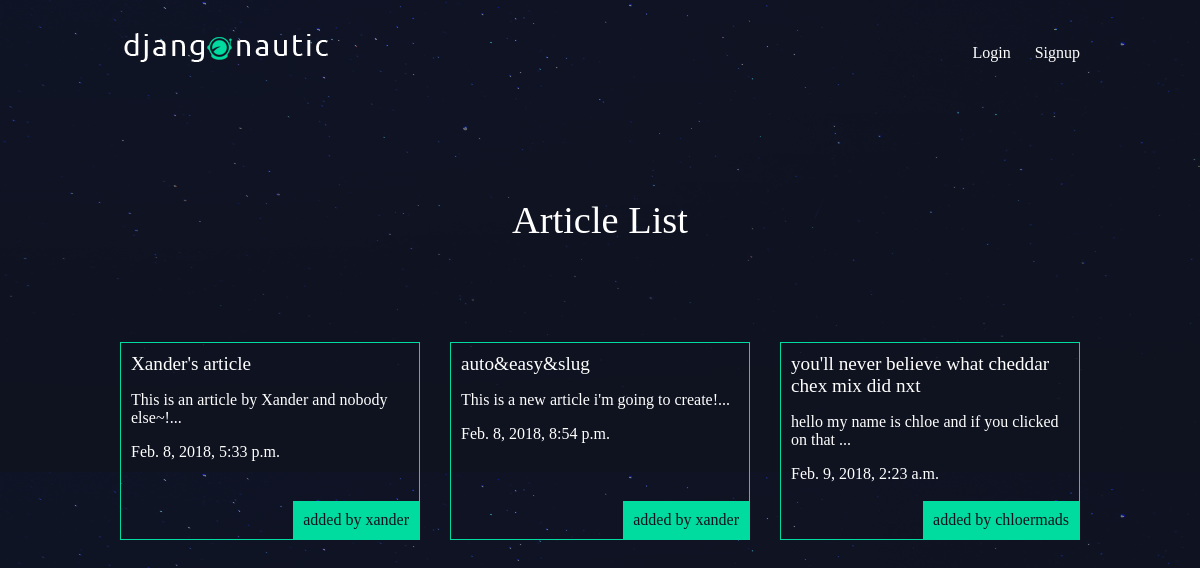
The app's page /articles/ with its own data.
### articles/models.py (models this page shows, shortened)
class Article(models.Model):
    title = models.CharField(max_length=100)
    body = models.TextField()
    slug = models.SlugField()
    date = models.DateTimeField(auto_now_add=True)
    thumbnail = models.ImageField(default='default.png', blank=True)
    author = models.ForeignKey(User, default=None)
    def snippet(self):
        return(self.body[:50] + "...")

### articles/views.py (the view)
def article_list(request):
    articles = Article.objects.all().order_by('date')
    return(render(request, 'articles/article_list.html', {'articles' : articles}))

### articles/templates/articles/article_list.html
{% extends 'base_layout.html' %}
{% block content %}
    <h1>Article List</h1>
    <div class="articles">
        {% for article in articles %}
        <div class="article">
            <h2>
                <a href="{% url 'articles:detail' slug=article.slug %}">{{ article.title }}</a>
            </h2>
            <p>{{ article.snippet }}</p>
            <p>{{ article.date }}</p>
            <p class='author'>added by {{ article.author.username }}</p>
        </div>
        {% endfor %}
    </div>
{% endblock %}

### templates/base_layout.html (shortened to what this page needs)
{% load static from staticfiles %}
<!DOCTYPE html>
<html>
    <head>
        <link rel="stylesheet" href="{% static 'styles.css' %}">
    </head>
    <body>
        <header class="wrapper">
            <h1>
                <a href="{% url 'home' %}">
                    <img src="{% static 'logo.png' %}" alt="django playlist" />
                </a>
            </h1>
            <nav>
                <ul>
                    {% if user.is_authenticated %}
                        <li>
                            <form class="logout-link" action="{% url 'accounts:logout' %}" method="post">
                                {% csrf_token %}
                                <button type="submit">Logout</button>
                            </form>
                        </li>
                        <li>
                            <a href="{% url 'articles:create' %}" class="highlight">New Article</a>
                        </li>
                    {% else %}
                        <li>
                            <a href="{% url 'accounts:login' %}">Login</a>
                        </li>
                        <li>
                            <a href="{% url 'accounts:signup' %}">Signup</a>
                        </li>
                    {% endif%}
                </ul>
            </nav>
        </header>
        <div class="wrapper">
            {% block content %} {% endblock %}
        </div>
    </body>
</html>

### assets/styles.css (style rules this page uses)
body { background-color: #0f121f; background-image: url(/static/stars.png); background-repeat-y: no-repeat; color: #fff; }
body * { font-family: Ubuntu; }
h1, h2, h3, h4, h5 { font-weight: normal; margin: 0; }
a, a:hover, a:visited { color: #fff; text-decoration: none; }
.wrapper { max-width: 960px; margin: 0 auto; }
div.wrapper > h1 { text-align: center; margin: 100px auto; font-size: 2.4em }
header { display: grid; grid-template-columns: 1fr 1fr; padding: 20px 0; }
nav { justify-self: end; }
nav li { display: inline-block; list-style-type: none; margin-left: 20px; }
.articles { display: grid; grid-template-columns: 1fr 1fr 1fr; grid-gap: 30px; }
.article { padding: 10px; border: 1px solid #00dba0; position: relative; padding-bottom: 40px; }
.article h2 { font-size: 1.2em; }
.article .author { padding: 10px; background: #00dba0; position: absolute; right: 0; bottom: 0; margin: 0; color: #0f121f; }

### records on screen
Article: title "Xander's article", snippet "This is an article by Xander and nobody else~!...", date "Feb. 8, 2018, 5:33 p.m.", author.username "xander"
Article: title "auto&easy&slug", snippet "This is a new article i'm going to create!...", date "Feb. 8, 2018, 8:54 p.m.", author.username "xander"
Article: title "you'll never believe what cheddar chex mix did nxt", snippet "hello my name is chloe and if you clicked on that ...", date "Feb. 9, 2018, 2:23 a.m.", author.username "chloermads"
